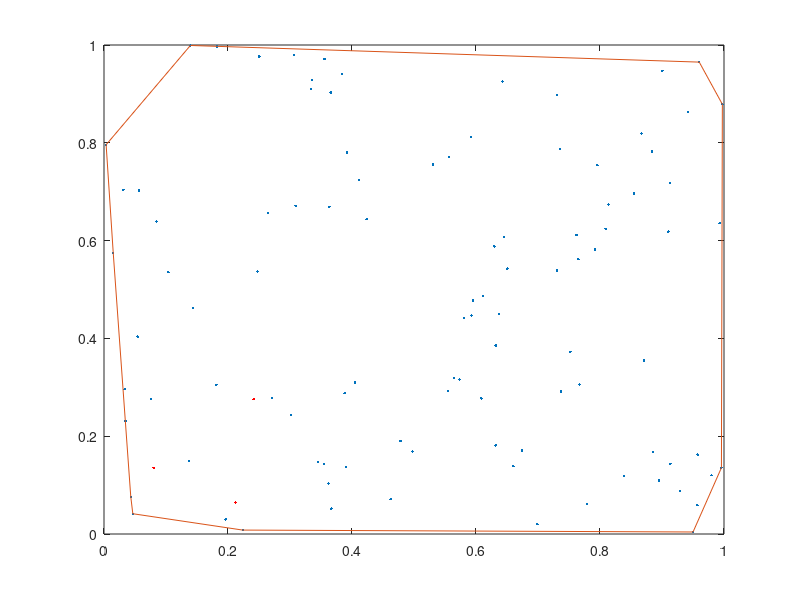

The MATLAB source for this figure:
% Main execution file

% For the moment, all of the code will be in this file

n_points = 100;

% TODO: load data from a file
points_x = rand(n_points, 1);
points_y = rand(n_points, 1);

% K-means algorithm

k = 3; % number of clusters
max_iter = 1; % rounds to run algorithm

% choose centroids to be actual points
start_points = randsample(1:n_points, k);

centroids_x = points_x(start_points);
centroids_y = points_y(start_points);

for i = 1:max_iter
    distances = zeros(k, n_points);
    
    for centroid_index = 1:k
        for point_index = 1:n_points
            % TODO: make this line readable
            distances(centroid_index, point_index) = sqrt((centroids_x(centroid_index) - points_x(point_index))^2 + (centroids_y(centroid_index) - points_y(point_index))^2);
        end
    end
    
    centroid_assignment = zeros(n_points, 1);
    
    for point_index = 1:n_points
        [~, centroid_index] = max(distances(:, point_index));
        
        centroid_assignment(point_index) = centroid_index;
    end
    
    total_x = zeros(k, 1);
    total_y = zeros(k, 1);
    
    for point_index = 1:n_points
        centroid_index = centroid_assignment(point_index);
        
        total_x(centroid_index) = total_x(centroid_index) + points_x(point_index);
        total_y(centroid_index) = total_y(centroid_index) + points_y(point_index);
    end
    
    centroids_x = total_x / n_points;
    centroids_y = total_y / n_points;
    
end

disp(centroid_assignment)

%

convhull_indexes = convhull(points_x, points_y);

plot(points_x, points_y, '.')

hold on

plot(points_x(convhull_indexes), points_y(convhull_indexes))
plot(centroids_x, centroids_y, 'r.')

hold off
